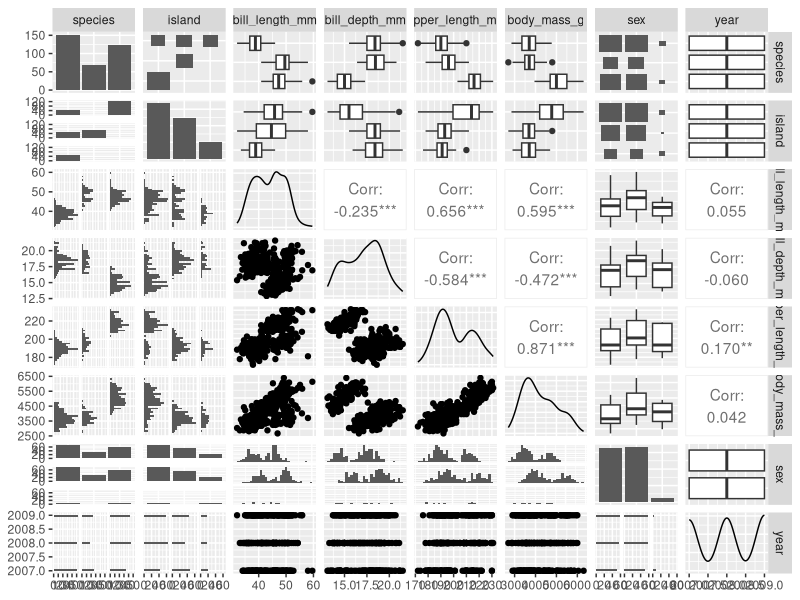
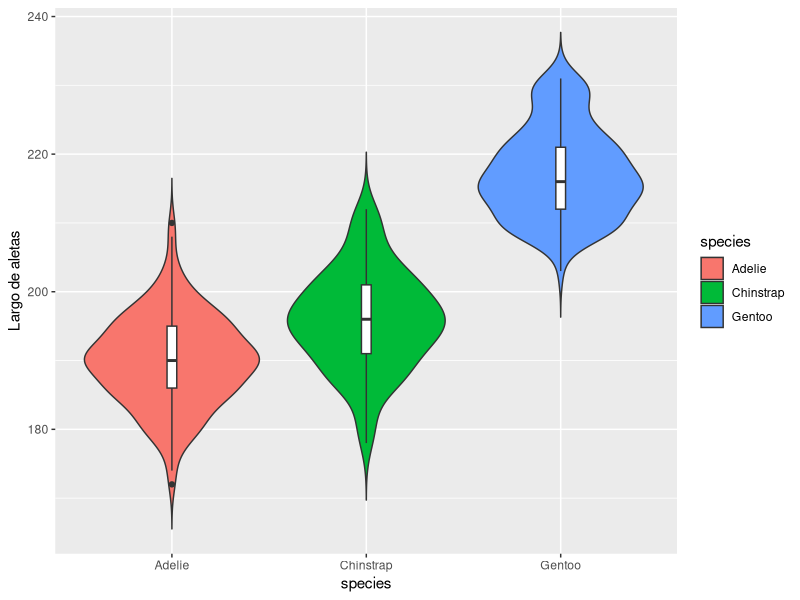
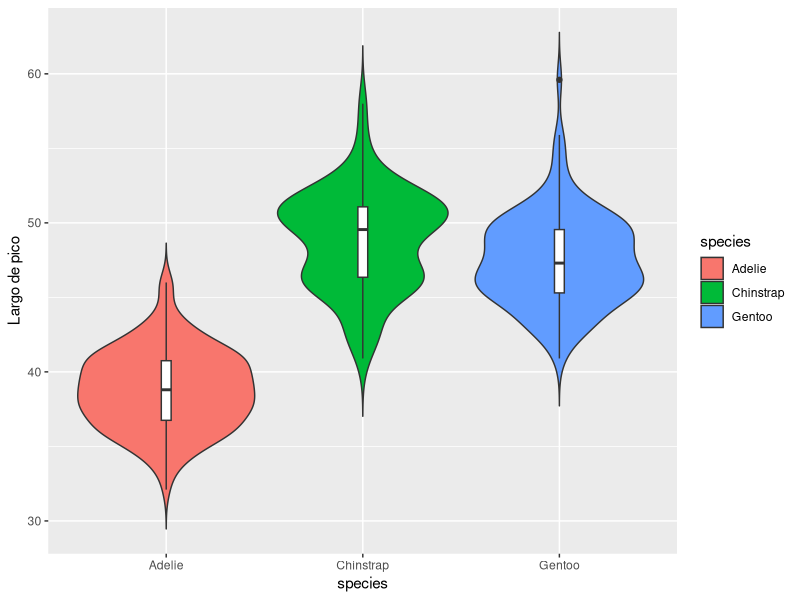
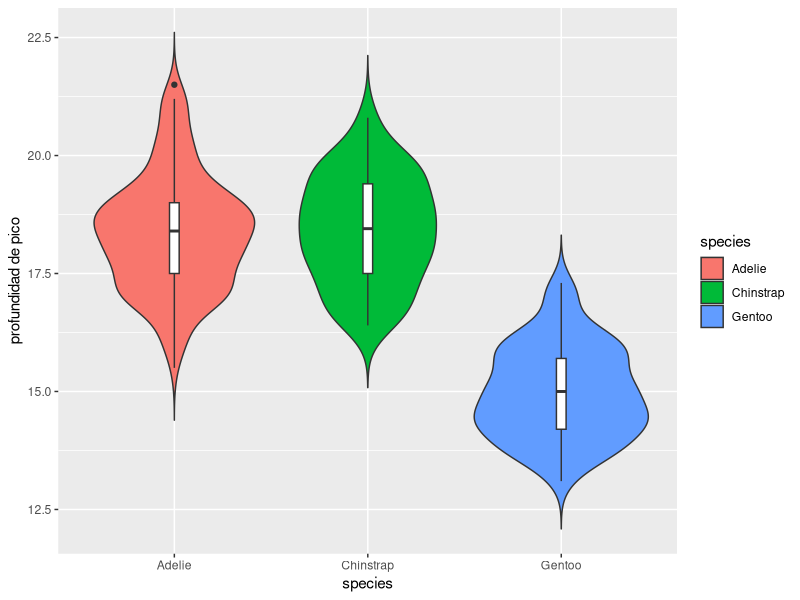
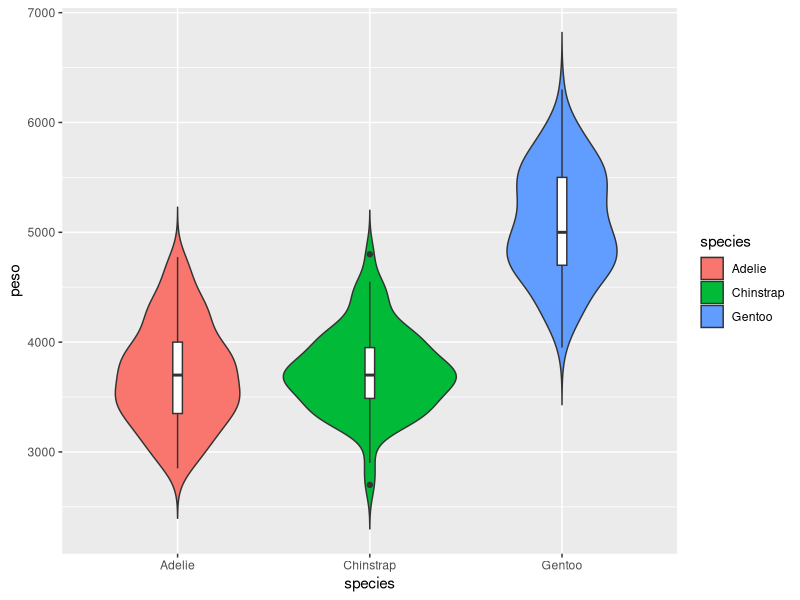
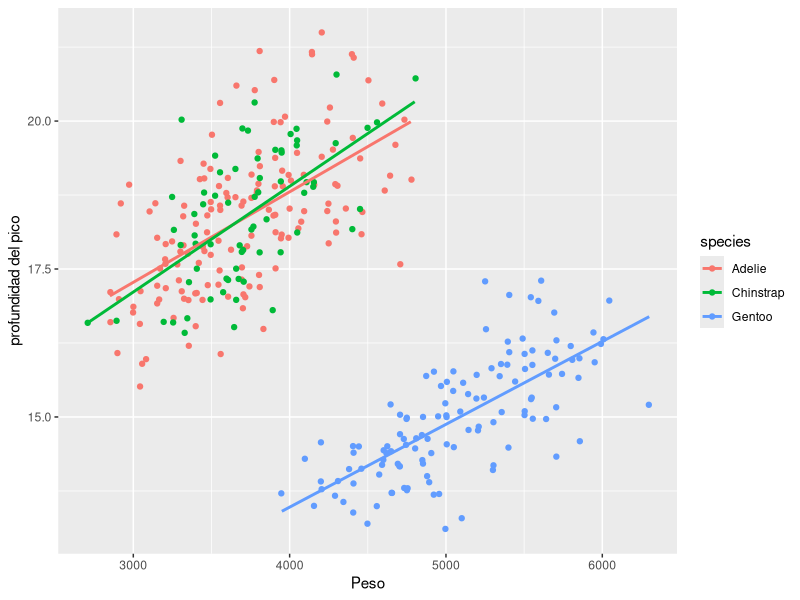
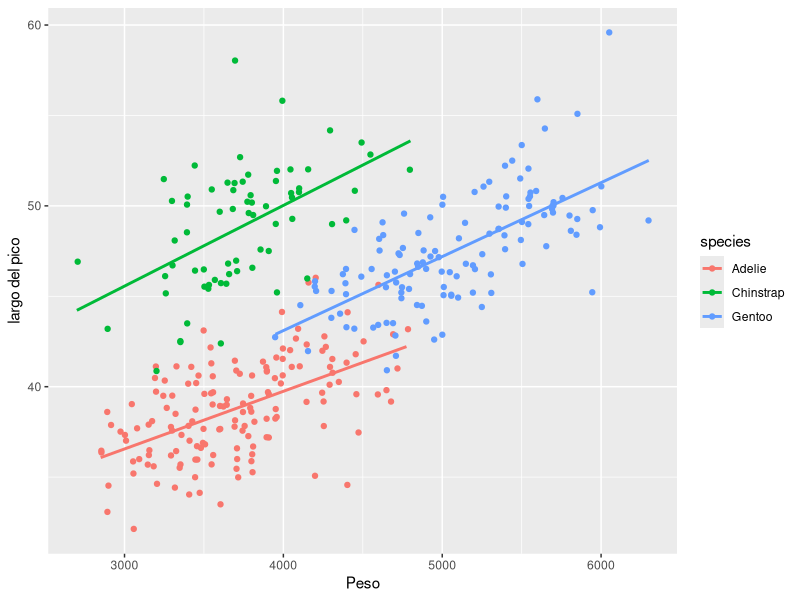
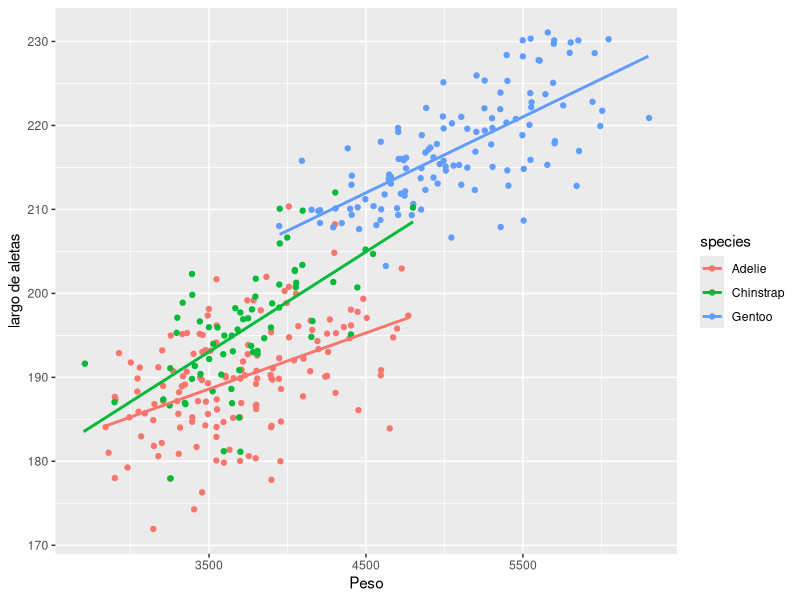

Here is the R script that generated these plots, in order:
## ---- chunk 1
knitr::opts_chunk$set(echo = TRUE)
knitr::opts_chunk$set(warning = FALSE, message = FALSE)
library(rmarkdown)
library(ggplot2)
library(gridExtra)
library(GGally)
## ---- chunk 2
pengu <- palmerpenguins::penguins
paged_table(pengu)
## ---- chunk 3

ggpairs(pengu)

## ---- chunk 4
ggplot(pengu, aes(species,flipper_length_mm,fill = species)) + geom_violin(trim = FALSE) + geom_boxplot(width = 0.05,fill = "white") + ylab("Largo de aletas")
ggplot(pengu, aes(species,bill_length_mm,fill = species)) + geom_violin(trim = FALSE) + geom_boxplot(width = 0.05,fill = "white") + ylab("Largo de pico")
ggplot(pengu, aes(species,bill_depth_mm,fill = species)) + geom_violin(trim = FALSE) + geom_boxplot(width = 0.05,fill = "white") + ylab("profundidad de pico")
ggplot(pengu, aes(species,body_mass_g,fill = species)) + geom_violin(trim = FALSE) + geom_boxplot(width = 0.05,fill = "white") + ylab("peso")
## ---- chunk 5
ggplot(pengu, aes(body_mass_g,bill_depth_mm,color = species,group(species))) +
  geom_jitter() +
  xlab("Peso") +
  ylab("profundidad del pico") +
  geom_smooth(method = "lm",se=FALSE)

ggplot(pengu, aes(body_mass_g,bill_length_mm,color = species,group(species))) +
  geom_jitter() +
  xlab("Peso") +
  ylab("largo del pico") +
  geom_smooth(method = "lm",se=FALSE)

ggplot(pengu, aes(body_mass_g,flipper_length_mm,color = species,group(species))) +
  geom_jitter() +
  xlab("Peso") +
  ylab("largo de aletas") +
  geom_smooth(method = "lm",se=FALSE)
## ---- chunk 6
ggplot(pengu,aes(species,island,color = species)) + geom_jitter()
## ---- chunk 7
penguAdelie <- pengu[pengu$species == "Adelie",]

ggplot(penguAdelie, aes(island,flipper_length_mm,fill = island)) + geom_violin(trim = FALSE) + geom_boxplot(width = 0.05,fill = "white") + ylab("Largo de aletas") 
ggplot(penguAdelie, aes(island,bill_length_mm,fill = island)) + geom_violin(trim = FALSE) + geom_boxplot(width = 0.05,fill = "white") + ylab("Largo de pico")
ggplot(penguAdelie, aes(island,bill_depth_mm,fill = island)) + geom_violin(trim = FALSE) + geom_boxplot(width = 0.05,fill = "white") + ylab("profundidad de pico")
ggplot(penguAdelie, aes(island,body_mass_g,fill = island)) + geom_violin(trim = FALSE) + geom_boxplot(width = 0.05,fill = "white") + ylab("peso")
## ---- chunk 8
penguAdelieBiscoe <- penguAdelie[penguAdelie$island == "Biscoe" & !is.na(penguAdelie$sex),]
penguAdelieDream <- penguAdelie[penguAdelie$island == "Dream" & !is.na(penguAdelie$sex),]
penguAdelieTorgersen <- penguAdelie[penguAdelie$island == "Torgersen" & !is.na(penguAdelie$sex),]

ggplot(penguAdelieBiscoe  , aes(sex,bill_length_mm,color = sex)) + geom_boxplot() + ggtitle("Isla Biscoe")
ggplot(penguAdelieDream, aes(sex,bill_length_mm,color = sex)) + geom_boxplot()  + ggtitle("Isla Dream")
ggplot(penguAdelieTorgersen, aes(sex,bill_length_mm,color = sex)) + geom_boxplot()  + ggtitle("Isla Torgersen")
